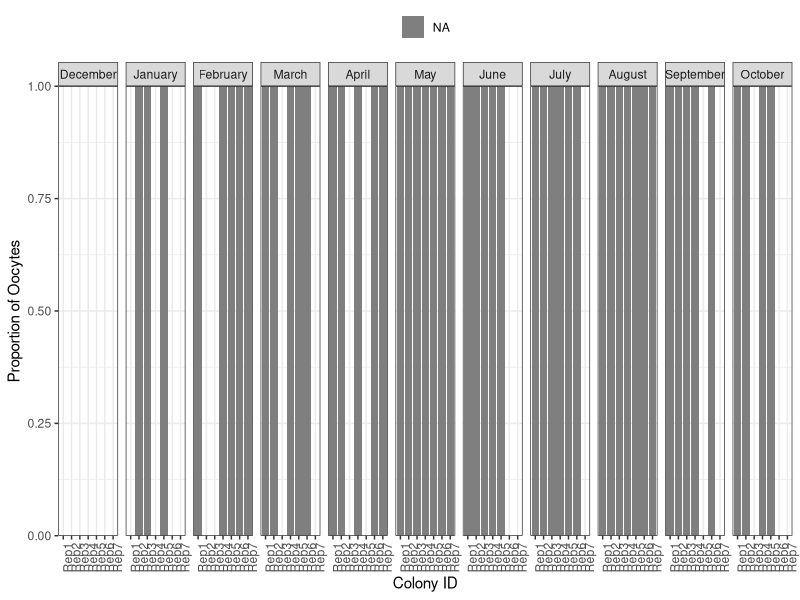

Generate this figure with R: (Note: this script raises an error after producing the figure.)
## ---- chunk 1
knitr::opts_chunk$set(echo = TRUE)

library("tidyverse")
library("gridExtra")
## ---- chunk 2
#load data files
abundance <- read.csv("histology/data/histological_data.csv", header = T, na.strings = c("", "NA"))

# organize data make timepoints factors with levels in order for plots and calculate frequency
df_relative_abundance <- abundance %>%
  count(colony_id, replicate_id, site, timepoint, Stage, gonad.type, name = "stage_count") %>%
  group_by(colony_id, replicate_id, site, timepoint, gonad.type) %>%
  mutate(grand_tots = sum(stage_count)) %>%
  mutate(freq = stage_count / grand_tots)

# change the freq to 0 whenever the corresponding Stage column has NA
df_relative_abundance <- df_relative_abundance %>%
  mutate(freq = ifelse(is.na(Stage), 0, freq),
    grand_tots = ifelse(is.na(Stage), 0, grand_tots),
    stage_count = ifelse(is.na(Stage), 0, stage_count))

# creates a new column in the df_relative_abundance dataframe called group, which is a combination of the timepoint and colony_id columns
df_relative_abundance$group <- paste0(df_relative_abundance$timepoint,"_", df_relative_abundance$colony_id)

# convert the Stage column in the df_relative_abundance dataframe to a factor with specified levels
df_relative_abundance$Stage <- factor(df_relative_abundance$Stage, levels = c("StageI","StageII","StageIII","StageIV", "StageV"))

## ---- chunk 3
# select just oocytes, remove any spermatocyte data
oogen_df_relative_abundance <- df_relative_abundance %>%
  filter(gonad.type != "spermatocyte")

# Reorder the levels of the 'timepoint' variable from December to October
oogen_df_relative_abundance$timepoint <- factor(oogen_df_relative_abundance$timepoint, 
                                                 levels = c("December", "January", "February", "March", "April", "May", "June", "July", "August", "September", "October"),
                                                 ordered = TRUE)


# Plot with reordered months and unique grand_tots on x-axis
oogen <- oogen_df_relative_abundance %>% 
  ggplot(aes(x = replicate_id, y = freq, fill = Stage)) +
  geom_col() +
  facet_wrap(~ timepoint, ncol = 11) +
  theme_bw() +
  ylab("Proportion of Oocytes") +
  xlab("Colony ID") +
  theme(axis.text.x = element_text(angle = 90),
        legend.position = "top",  # Move legend to top
        legend.title = element_blank()) +  
  scale_y_continuous(expand = c(0, 0))  + # Ensure the y-axis starts at 0
  guides(color = guide_legend(ncol = length(unique(oogen_df_relative_abundance$Stage)), byrow = TRUE), 
         fill = guide_legend(ncol = length(unique(oogen_df_relative_abundance$Stage)), byrow = TRUE))  # Set ncol and byrow for the legend # Remove legend titles

oogen


## ---- chunk 4
spermato_df_relative_abundance <- df_relative_abundance %>%
  filter(!gonad.type=="oocyte")

spermato <- spermato_df_relative_abundance %>% ggplot(aes(x=colony_id, y=freq, group=stage, color=stage, fill=stage)) +
  geom_col()+
  #geom_text(aes(label=grand.tots),color="black", size=1.5, vjust = 0.1)+
  facet_wrap(c("site", "timepoint"), ncol=11)+
  theme_bw()+
  ylab("Proportion of Sperm")+
  theme(axis.text.x = element_text(angle = 90))

spermato
## ---- chunk 5
# save oogenesis plot
ggsave("histology/output/oogenesis_abundance.pdf", oogen , width = 10, height = 6)
ggsave("histology/output/oogenesis_abundance.jpg", oogen , width = 10, height = 6)

#plots <- grid.arrange(oogen, spermato, nrow = 2)


## ---- chunk 6

# select for grand mean size dataframe
oogen_size <- abundance %>%
  select(replicate_id, colony_id, timepoint, gonad.type, geometric.mean, Stage)  # Selecting 'replicate_id' and 'freq' columns

# Reorder the levels of the 'timepoint' variable from December to October
oogen_size$timepoint <- factor(oogen_size$timepoint, 
                                                 levels = c("December", "January", "February", "March", "April", "May", "June", "July", "August", "September", "October"),
                                                 ordered = TRUE)


# Calculate mean oocyte size per month
mean_size <- oogen_size %>%
  group_by(timepoint, replicate_id) %>%
  summarise(mean_size = mean(geometric.mean, na.rm = TRUE))

# Plot with reordered months and size
oogen.size.plot <- mean_size %>% 
  ggplot(aes(x = replicate_id, y = mean_size)) +
  geom_col() +
  facet_wrap(~ timepoint, ncol = 11) +
  theme_bw() +
  ylab("Oocyte Diameter (microns)") +
  xlab("Colony ID") +
  theme(axis.text.x = element_text(angle = 90),
        legend.position = "top",  # Move legend to top
        legend.title = element_blank()) +  
  ylab(expression("Oocyte diameter ("*mu*"m)")) +
  scale_y_continuous(expand = c(0, 0))  + # Ensure the y-axis starts at 0
  guides(fill = guide_legend(ncol = length(unique(oogen_size$Stage)), byrow = TRUE))  # Set ncol and byrow for the legend # Remove legend titles

oogen.size.plot



## ---- chunk 7
# save oogenesis plot
ggsave("histology/output/oogenesis_size.pdf", oogen.size.plot , width = 10, height = 6)
ggsave("histology/output/oogenesis_size.jpg", oogen.size.plot , width = 10, height = 6)

#plots <- grid.arrange(oogen, spermato, nrow = 2)


